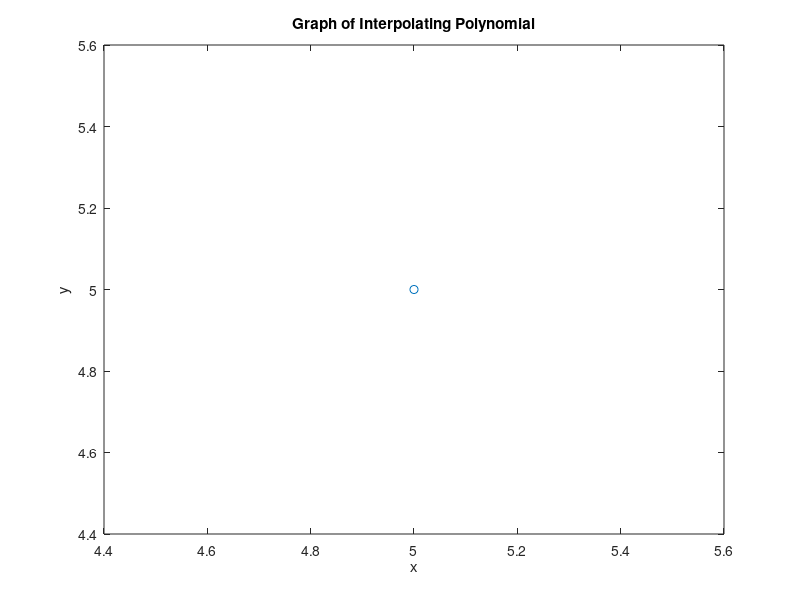

Here is the MATLAB script that generated this plot:
%% Lagrange's Interpolation
% This script takes points and prints the Lagrange's polynomial,
% approximate value at a point and also plots the graph of interpolating polynomial

%  variables
% x = x points, y = y points, x_int = point for approximation
% n = number of points, L = multiplication of basis and f(x)
% P = interpolating polynomial, y_int = approximation at x_int
% x_plot = matrix storing 100 equal spaced point between first and last x point
% y_plot = matrix storing polynomial value of x_plot

%% Initialization
x=input('Enter the x data points(eg, [2;3;5]): ');
y=input('Enter the y data points(eg, [5;7;8]): ');
x_int=input('Enter the point for approximation: ');

% checks if length of x is equal to length of y
if length(x)~=length(y)
    error('Length Mismatch');
end

n=length(x); % number of points
L=zeros(n,n);

%% Main loop
for i=1:n
    temp=1;
    for j=1:n
        if i~=j
            temp=conv(temp,poly(x(j)))/(x(i)-x(j)); % calculates the Lagrangian basis
        end
    end
    L(i,:)=temp*y(i); % multiplication of Lagrangian basis and f(x)
end
P=sum(L); % interpolating polynomial

%% Prints the interpolating polynomial
fprintf('The interpolating polynomial is:\n')
for i=n:-1:2
    fprintf(' %+ .4fx^%i',P(end-i+1),i-1);
end
fprintf(' %+.4f\n',P(end));

%% Calculating the approximate value at given point
y_int=polyval(P,x_int);
fprintf('Approximate value at given data point is: %.4f\n', y_int)

%% Plots the interpolating polynomial and marks the given data points
x_plot=linspace(x(1),x(n),100); 
y_plot=polyval(P,x_plot);
plot(x_plot,y_plot,'r',x,y,'o')
xlabel('x');ylabel('y');
title('Graph of Interpolating Polynomial');